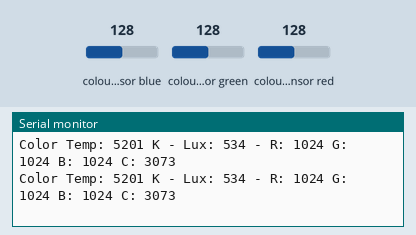
The sketch below on a simulated Arduino Uno, built with avr-gcc and run on an emulated ATmega328P. Shown: the last lines printed to the serial monitor. Inputs (shaded band) come from the test bench; at power-on: colour sensor blue 128, colour sensor green 128, colour sensor red 128.

Above: at 1.2 s.
1.3 s: colour sensor blue set to 5
At 1.61 s:
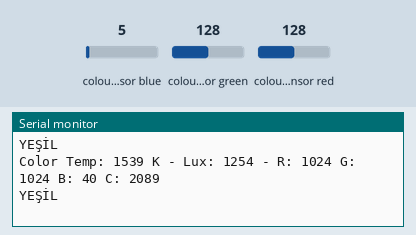
2.9 s: colour sensor green set to 5
At 3.01 s:
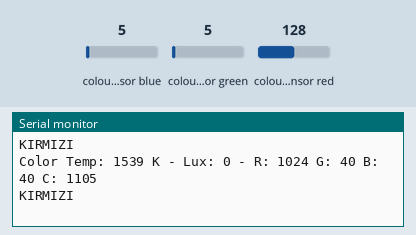
4.5 s: colour sensor red set to 5
At 4.54 s:
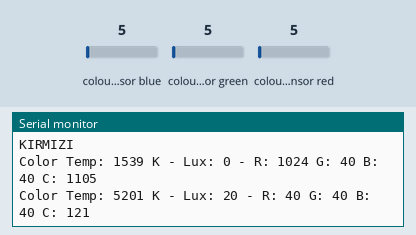
7.5 s: colour sensor blue set to 64
At 7.55 s:
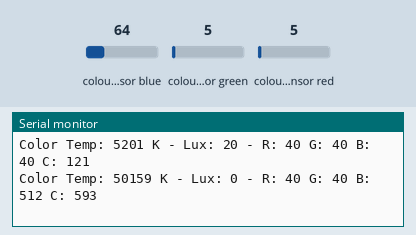
10.5 s: colour sensor green set to 64
At 10.6 s:
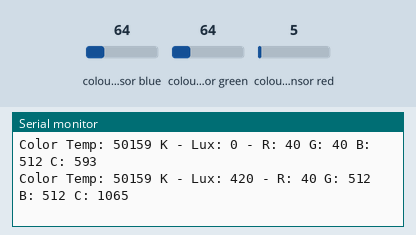
13.5 s: colour sensor red set to 128
At 13.53 s:
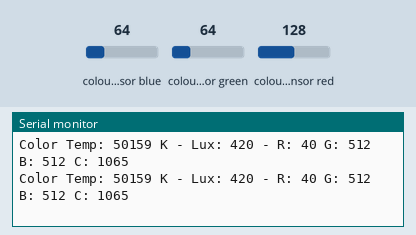
Timing chart, 0 to 16.5 s (numbered marks = the images above; inputs shaded):
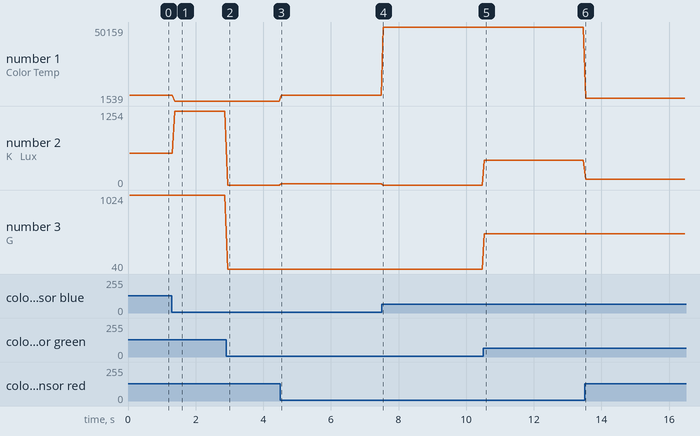

Measured:
- after the input at 1.3 s, the serial monitor: prints a new line after 0.07 s (image 1)
- after the input at 2.9 s, the serial monitor: prints a new line at once (image 2)
- after the input at 4.5 s, the serial monitor: prints a new line at once (image 3)
- after the input at 7.5 s, the serial monitor: prints a new line at once (image 4)
- after the input at 10.5 s, the serial monitor: prints a new line at once (image 5)
- plotted number 1: 5201 → 1539 after the input at 1.3 s, 1539 → 5201 after the input at 4.5 s, 5201 → 50159 after the input at 7.5 s, 50159 → 3296 after the input at 13.5 s
- plotted number 2: 534 → 1254 after the input at 1.3 s, 1254 → 0 after the input at 2.9 s, 0 → 20 after the input at 4.5 s, 20 → 0 after the input at 7.5 s, 0 → 420 after the input at 10.5 s

The sketch:

RGB_Color.ino
```cpp
#include <Wire.h> // Include the required libraries.
#include "Adafruit_TCS34725.h"
Adafruit_TCS34725 tcs = Adafruit_TCS34725(TCS34725_INTEGRATIONTIME_50MS, TCS34725_GAIN_4X);

void setup(void) {
  Serial.begin(9600); // Initialize serial.
  if (tcs.begin()) { // Communicating with the sensor.
    Serial.println("Sensor found"); // If the sensor is found, the text to be written on the serial port.
  } else {
    Serial.println("TCS34725 not found... Please check your connection."); // If the sensor is not found, the text to be written on the serial port.
    while (1);
  }

}

void loop(void) { // The loop function runs over and over again forever.
  uint16_t r, g, b, c, colorTemp, lux;
  tcs.getRawData(&r, &g, &b, &c);
  colorTemp = tcs.calculateColorTemperature_dn40(r, g, b, c);
  lux = tcs.calculateLux(r, g, b);

if (r > 1000 && g < 600 && b < 600) {  //Define the color red.
  Serial.println("KIRMIZI");
}
if (r > 1000 && g > 1000 && b<1000) { // YDefine the color grenn.
  Serial.println("YEŞİL");
}

 Serial.print("Color Temp: "); Serial.print(colorTemp, DEC); Serial.print(" K - ");
  Serial.print("Lux: "); Serial.print(lux, DEC); Serial.print(" - ");
  Serial.print("R: "); Serial.print(r, DEC); Serial.print(" "); // Print the red color on the serial port.
  Serial.print("G: "); Serial.print(g, DEC); Serial.print(" "); // Print the green color on the serial port.
  Serial.print("B: "); Serial.print(b, DEC); Serial.print(" "); // Print the yellow color on the serial port.
  Serial.print("C: "); Serial.print(c, DEC); Serial.print(" ");
  Serial.println(" ");
}
```
